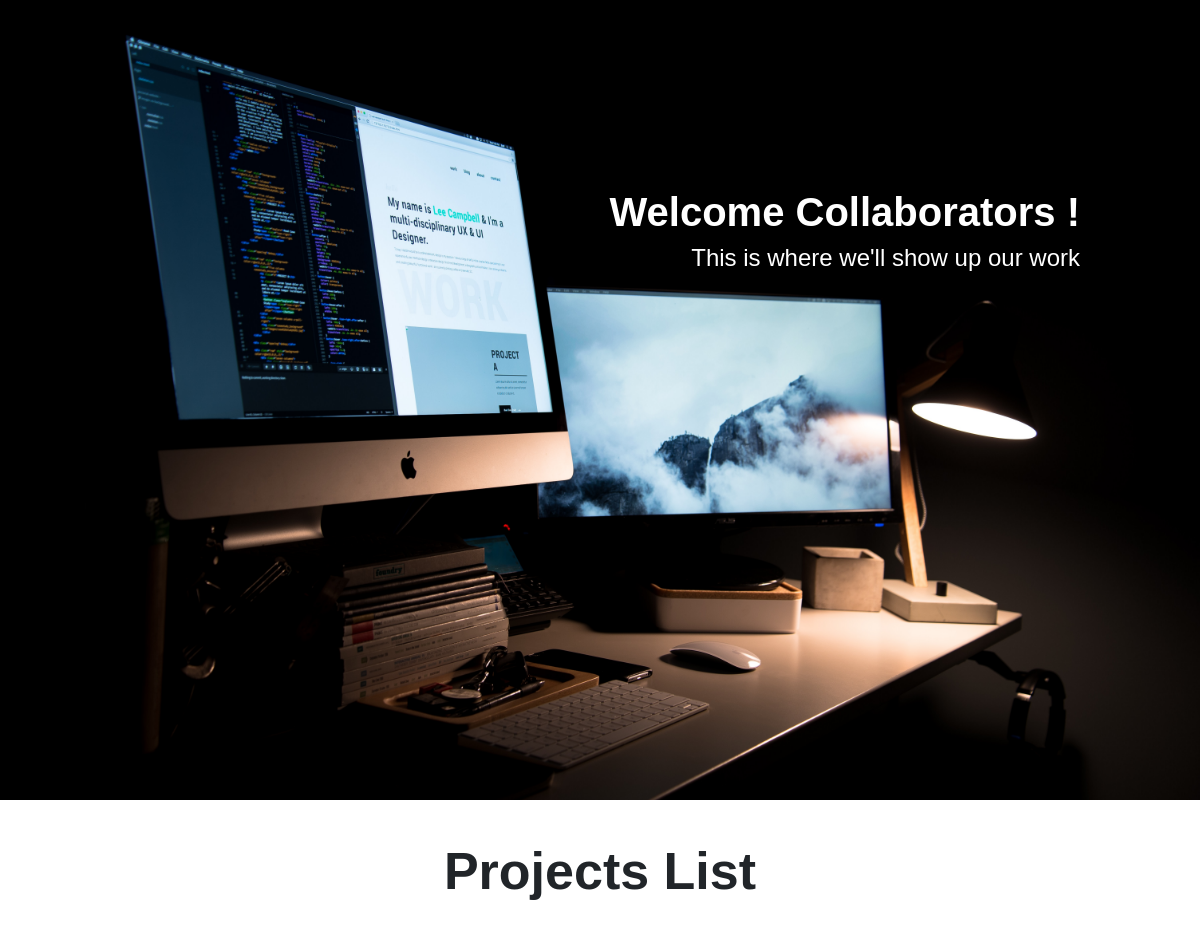
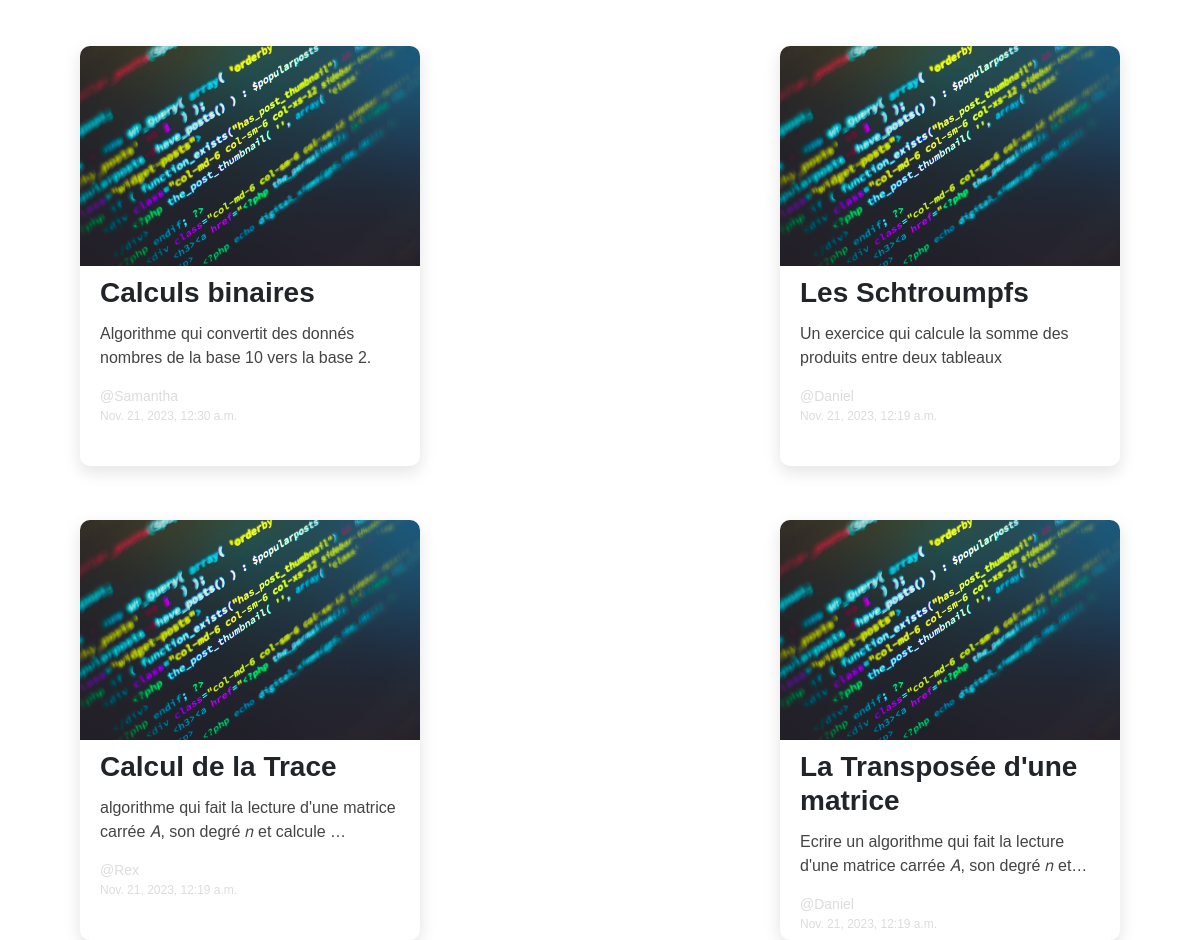
/td-app/, run on the app's committed database (2 pictures, top to bottom).
### main/models.py (models this page shows)
class Exercice(models.Model):
    title = models.CharField(max_length=120)
    description = models.TextField()
    author = models.ForeignKey(Author, on_delete=models.CASCADE)
    created_at = models.DateTimeField(editable=False, default=datetime.now())
    resultat = models.IntegerField(default=0, null=False)

class Author(models.Model):
    username = models.CharField(max_length=20)

### main/views.py (the view)
# urls.py: path('', views.index, name='index'),
def index(request):
    exercices_list = Exercice.objects.order_by('-created_at')
    context = { 'exercices_list': exercices_list}
    return render(request, 'index.html', context)

### main/templates/index.html
{% include 'base.html' %}
{% load static %}
{% block content %}
<main>
    <div class='header_container'>
        <header>
            <h1>Welcome Collaborators !</h1>
            <h4>This is where we'll show up our work</h4>
        </header>
    </div>
    <h1 class='section_title'>Projects List</h1>
    <div class='projects_container'>
        {% for exercice in exercices_list %}
        <div class='project'>
            <a href="{% url 'details' exercice.id %}">
                <img src="{% static 'images/code2.jpg'%}" width="100%" height="220" alt="Placeholder" />
            </a>
            <div class='text_holder'>
                <h3 style="margin-bottom: 12px; font-weight: bold">{{exercice.title}}</h3>
                <p style="color: #444; margin-bottom: 4px 0;">{{exercice.description| truncatechars:80}}</p>
                <p class="username">@{{ exercice.author.username}}</p>
                <p style="color: gainsboro; font-size: 12px">
                    {{exercice.created_at}}
                </p>
            </div>
        </div>
        {% endfor %}
    </div>
</main>
{% endblock %}

### main/templates/base.html (shortened to what this page needs)
{% load static %}
<!DOCTYPE html>
<html lang="en">
<head>
    <link href="https://cdn.jsdelivr.net/npm/bootstrap@5.0.2/dist/css/bootstrap.min.css" rel="stylesheet"
>
    <link rel="stylesheet" href="{% static 'css/style.css' %}">
</head>
<body>
</body>
</html>

### main/static/css/style.css (style rules this page uses)
* { font-family: 'Oxygen', sans-serif; box-sizing: border-box; margin: 0; padding: 0; }
body { width: 100vw; }
.header_container { height: 100vh; width: 100vw; background: url('../images/hero.jpg') no-repeat center center / cover; display: flex; flex-direction: column; align-items: center; justify-content: center; }
header { z-index: 20; position: absolute; top: 10%; right: 10%; text-align: right; line-height: 1.6; }
header h1, h4 { color: white; }
header h1 { font-size: 40px; font-weight: bold; }
.section_title { text-align: center; font-weight: bold; font-size: 52px; margin: 40px 0 0 0; }
.projects_container { height: 100vh; width: 100vw; padding: 4rem 80px; display: flex; justify-content: space-between; flex-wrap: wrap; gap: 14px; }
.project { overflow: hidden; max-width: 340px; max-height: 420px; height: 100%; text-overflow: clip; box-shadow: 0 6px 16px 1px rgba(0, 0, 0, .1); border-radius: 10px; margin: 20px 0; }
.text_holder { padding: 10px 20px; }
.text_holder .username { font-size: 14px; color: gainsboro; margin: 0; }

### data on the page
Exercice: title "Calculs binaires", description "Algorithme qui convertit des donnés nombres de la base 10 vers la base 2.", author.username "Samantha", created_at "Nov. 21, 2023, 12:30 a.m."
Exercice: title "Les Schtroumpfs", description "Un exercice qui calcule la somme des produits entre deux tableaux", author.username "Daniel", created_at "Nov. 21, 2023, 12:19 a.m."
Exercice: title "Calcul de la Trace", description "algorithme qui fait la lecture d'une matrice carrée 𝐴, son degré 𝑛 et calcule …", author.username "Rex", created_at "Nov. 21, 2023, 12:19 a.m."
Exercice: title "La Transposée d'une matrice", description "Ecrire un algorithme qui fait la lecture d'une matrice carrée 𝐴, son degré 𝑛 et…", author.username "Daniel", created_at "Nov. 21, 2023, 12:19 a.m."
